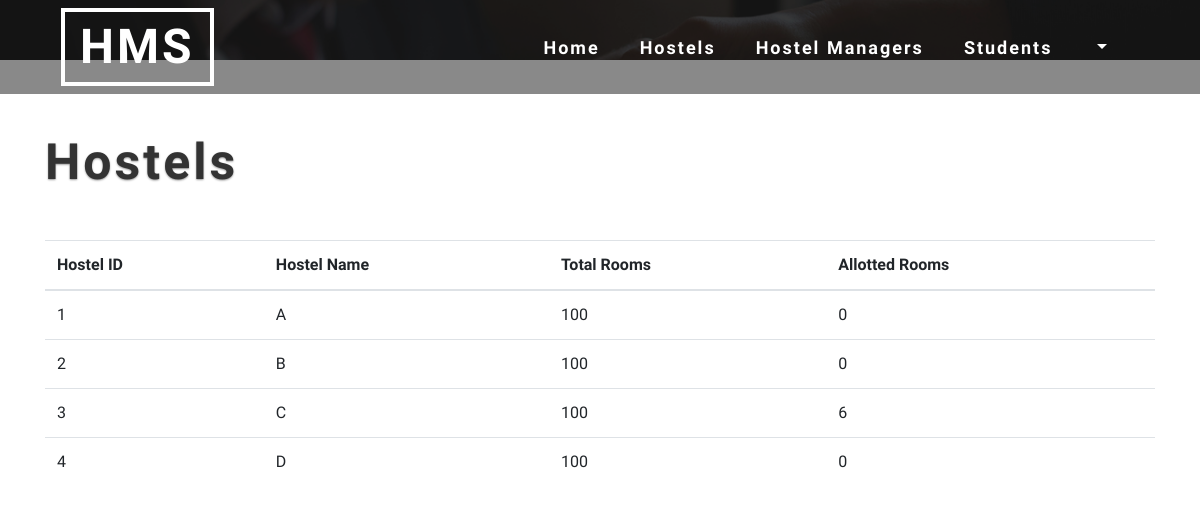
The app's page /admin/hostels.php with its own data.
### tables this page shows
CREATE TABLE `Hostel` (
  `Hostel_id` int NOT NULL,
  `Hostel_name` varchar(255) NOT NULL,
  `current_no_of_rooms` varchar(255) DEFAULT NULL,
  `No_of_rooms` varchar(255) DEFAULT NULL,
  `No_of_students` varchar(255) DEFAULT NULL
);

### admin/hostels.php (the view, shortened to what this page needs)
<?php
require '../includes/config.inc.php';
?>
<!DOCTYPE html>
<html lang="en">
<head>
    <link rel="stylesheet" href="../web_home/css_home/bootstrap.css">
    <link rel="stylesheet" href="../web_home/css_home/style.css" type="text/css" media="all" />
    <link rel="stylesheet" href="../web_home/css_home/fontawesome-all.css">
</head>
<body>
    <div class="inner-page-banner" id="home">
        <?php
include 'admin_header.php';
?>
    </div>
    <br><br><br>
    <div class="container">
        <h2 class="heading text-capitalize mb-sm-5 mb-4"> Hostels </h2>
        <?php
$query1 = "SELECT * FROM Hostel";
$result1 = mysqli_query($conn, $query1);
?>
        <table class="table table-hover">
            <thead>
                <tr>
                    <th>Hostel ID</th>
                    <th>Hostel Name</th>
                    <th>Total Rooms</th>
                    <th>Allotted Rooms</th>
                </tr>
            </thead>
            <tbody>
                <?php
if (mysqli_num_rows($result1) == 0) {
    echo '<tr><td colspan="4">No Rows Returned</td></tr>';
} else {
    while ($row1 = mysqli_fetch_assoc($result1)) {
        $hostel_id = $row1['Hostel_id'];
        $Hostel_name = $row1['Hostel_name'];
        $No_of_rooms = $row1['No_of_rooms'];
        $No_of_students = $row1['No_of_students'];
        echo "<tr>
                <td>{$hostel_id}</td>
                <td>{$Hostel_name}</td>
                <td>{$No_of_rooms}</td>
                <td>{$No_of_students}</td>
            </tr>\n";
    }
}
?>
            </tbody>
        </table>
    </div>
    <br>
    <br>
    <br>
</body>
</html>

### admin/admin_header.php (shortened to what this page needs)
<header>
    <div class="container agile-banner_nav">
        <nav class="navbar navbar-expand-lg navbar-light bg-light">
            <h1><a class="navbar-brand" href="admin_home.php">HMS <span class="display"></span></a></h1>
            <div class="collapse navbar-collapse justify-content-center" id="navbarSupportedContent">
                <ul class="navbar-nav ml-auto">
                    <li class="nav-item">
                        <a class="nav-link" href="admin_home.php">Home <span class="sr-only">(current)</span></a>
                    </li>
                    <li class="nav-item">
                        <a class="nav-link" href="hostels.php">Hostels</a>
                    </li>
                    <li class="nav-item">
                        <a class="nav-link" href="create_hm.php">Hostel Managers</a>
                    </li>
                    <li class="nav-item">
                        <a class="nav-link" href="students.php">Students</a>
                    </li>
                    <li class="dropdown nav-item">
                        <a href="#" class="dropdown-toggle nav-link"
                            data-toggle="dropdown"><?php echo $_SESSION['username']; ?>
                        </a>
                    </li>
                </ul>
            </div>
        </nav>
    </div>
</header>

### web_home/css_home/style.css (style rules this page uses)
body { padding:0; margin:0; position:relative; font-family: 'Poiret One', cursive; }
body a { transition:0.5s all; -webkit-transition:0.5s all; -moz-transition:0.5s all; -o-transition:0.5s all; -ms-transition:0.5s all; }
h1,h2,h3,h4,h5,h6 { margin:0; }
ul { margin:0; padding:0; }
header { position: absolute; z-index: 9; width: 100%; background: rgba(37, 37, 37, 0.54); }
.bg-light { background-color: transparent !important; }
h1 { font-size: inherit; }
.navbar-nav > li { margin-right: 1.5em; }
.navbar-light .navbar-nav .nav-link { color: #fff; font-size: 18px; font-weight: 700; letter-spacing: 2px; }
.navbar-light .navbar-brand { color: #fff; font-size: 3em; text-decoration: none; border: 4px solid #fff; text-transform: uppercase; font-weight: 700; margin: 0; text-align: center; letter-spacing: 3px; padding: 10px 15px; line-height: 50px; }
h3.heading,h2.heading { font-size: 50px; font-weight: 700; letter-spacing: 3px; color: #333; text-shadow: 0 1px 2px rgba(0, 0, 0, 0.4); }
.inner-page-banner { background: url(../images/1.jpg) no-repeat center; height: 5vw; background-size: cover; }

### records on screen
hostel: Hostel_id "1", Hostel_name "A", No_of_rooms "100", No_of_students "0"
hostel: Hostel_id "2", Hostel_name "B", No_of_rooms "100", No_of_students "0"
hostel: Hostel_id "3", Hostel_name "C", No_of_rooms "100", No_of_students "6"
hostel: Hostel_id "4", Hostel_name "D", No_of_rooms "100", No_of_students "0"
